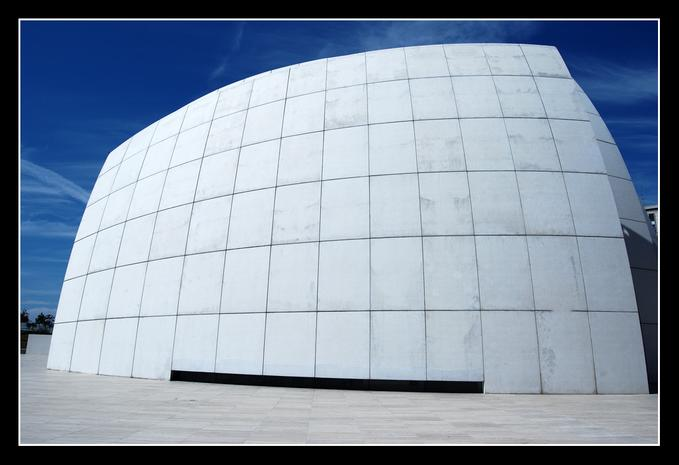
//> input picture CS 455 Visual/Proj03/Building1.bmp, 679 x 465 px
$ ./Proj03-4 Building1.bmp   (built with g++ and OpenCV 4)
//> lines starting //> are read from the running program, lines starting //| are printed output that depends on the picture
#include <opencv2/core/core.hpp>
#include <opencv2/highgui/highgui.hpp>
#include "opencv2/imgproc/imgproc.hpp"
#include <vector>
#include <unordered_set>
#include <iostream>
#include <math.h>

  using namespace std;
  using namespace cv;

void get8x8(int x, int y, Mat orig, vector<vector<float> > &hold8x8){
  vector<float> hold8;
  for(int i = 0; i < 8; i++){
    for(int j = 0; j < 8; j++){
      if(y + i == orig.rows)
        break;
      if(x + j < orig.cols)
        hold8.push_back(orig.at<cv::Vec3f>(y + i, x + j)[2]);
    }
    if(y + i < orig.rows){
      hold8x8.push_back(hold8);
      hold8.clear();
    } else {
      break;
    }
  }
}

void DCT(vector<vector<float> > hold8x8, vector<vector<float> > &DCT8x8){
  int rows = hold8x8.size();
  int cols = hold8x8[0].size();
  vector<float> hold8;

  float point, a1, a2, co1, co2, fin;
  float sum = 0;
  for(int v = 0; v < rows; v++){
    for(int u = 0; u < cols; u++){
      for(int y = 0; y < rows; y++){
        for(int x = 0; x < cols; x++){

          point = hold8x8[y][x];

          if(u == 0){
            a1 = sqrt(1.0/8);
          } else {
            a2 = sqrt(2.0/8);
          }
          if(v == 0){
            a2 = sqrt(1.0/8);
          } else {
            a2 = sqrt(2.0/8);
          }

          co1 = (2*x + 1) * u * 3.14159/(2.0 * 8);
          co1 = cos(co1);

          co2 = (2*y + 1) * v * 3.14159/(8.0);
          co2 = cos(co2);

          fin = point * a1 * a2 * co1 * co2;

          sum += fin;
        }
      }
      if(u == 0 && v == 0){
        hold8.push_back(sum);
      } else{
        hold8.push_back(0);
      }
      sum = 0;
    }
    DCT8x8.push_back(hold8);
    hold8.clear();
  }
}

void stitch(int x, int y, vector<vector<float> > DCT8x8, Mat &modi){
  int rows = DCT8x8.size();
  int cols = DCT8x8[0].size();

  for(int i = 0; i < rows; i++){
    for (int j = 0; j < cols; j++){
      //cout << DCT8x8[i][j] << endl;
      modi.at<cv::Vec3f>(y + i, x + j)[2] = DCT8x8[i][j];
    }
  }
}


int main(int argc, char **argv) {


  if(argc != 2) {
    cout << "USAGE: skeleton <input file path>" << endl;
    return -1;
  }
  //Load two copies of the image. One to leave as the original, and one to be modified.
  //Done for display purposes only
  //Use CV_LOAD_IMAGE_GRAYSCALE for greyscale images
  //Color CV_LOAD_IMAGE_COLOR
  Mat original_image = imread(argv[1], CV_LOAD_IMAGE_COLOR);
//> original_image is the input picture: 465 rows x 679 cols, CV_8UC3; mean B, G, R 165.6, 147.6, 133.2
  Mat modified_image(original_image.rows, original_image.cols, CV_32FC3);

  //Create a pointer so that we can quickly toggle between which image is being displayed
  Mat *image = &original_image;

  //Check that the images loaded
  if(!original_image.data || !modified_image.data) {
    cout << "ERROR: Could not load image data." << endl;
    return -1;
  }

  //Create the display window
  namedWindow("Unix Sample Skeleton");

//code starts here

  original_image.convertTo(original_image, CV_32FC3, 1.0/255);
//> original_image: 465 rows x 679 cols, CV_32FC3
  modified_image.setTo(0);

  float r, g, b, i, s, h, co1, co2;
  for(int y = 0; y < original_image.rows; y++){
    for(int x = 0; x < original_image.cols; x++){

      b = original_image.at<cv::Vec3f>(y,x)[0];
      g = original_image.at<cv::Vec3f>(y,x)[1];
      r = original_image.at<cv::Vec3f>(y,x)[2];

      i = ((r+g+b)/3);
      s = 1 - (min(r, min(g, b))/i);


      co1 = ((r - g) + (r -b))/2;
      co2 = sqrt((r-g)*(r-g) + (r-b)*(g-b));
      h = co1/co2;
      h = acos(h);

      if( b >= g){
        h = 360 - h;
      }

      //cout << bw << endl;
      modified_image.at<cv::Vec3f>(y,x)[2] = i;
      //modified_image.at<cv::Vec3f>(y,x)[1] = s;
      //modified_image.at<cv::Vec3f>(y,x)[0] = h;
    }
  }
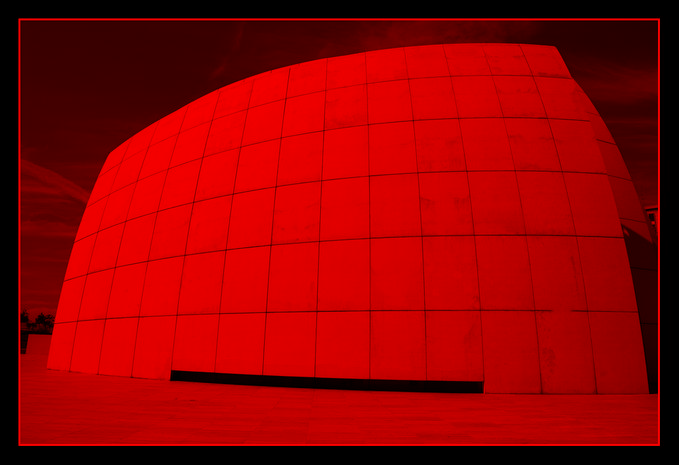
//> modified_image: 465 rows x 679 cols, CV_32FC3; mean B, G, R 0, 0, 0.584
//> after the loop, b = 0; g = 0; r = 0; i = 0; s = nan; co1 = 0; h = nan


for(int y = 0; y < original_image.rows; y += 8){
  for(int x = 0; x < original_image.cols; x += 8){

    vector<vector<float> > hold8x8;
    vector<vector<float> > DCT8x8;


    get8x8(x, y, original_image, hold8x8);


    DCT(hold8x8, DCT8x8);

    stitch(x, y, DCT8x8, modified_image);


  }
}
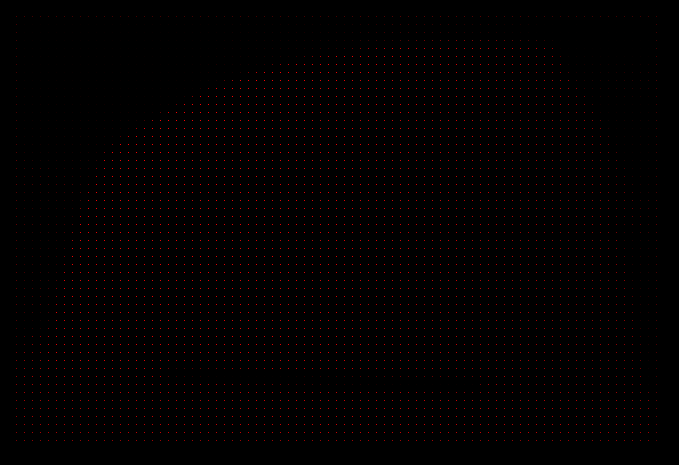
//> modified_image: 465 rows x 679 cols, CV_32FC3; mean B, G, R 0, 0, 0.0653; drawn with min black and max white


  //Display loop
  bool loop = true;
  while(loop) {
    imshow("Unix Sample Skeleton", *image);
    moveWindow("Unix Sample Skeleton", 10, 30);

    switch(cvWaitKey(15)) {
//> the Esc key is pressed
      case 27:  //Exit display loop if ESC is pressed
        loop = false;
        break;
      case 32:  //Swap image pointer if space is pressed
        if(image == &original_image){
          image = &modified_image;
        }
        else {
          image = &original_image;
        }
        break;
      default:
        break;
    }
  }
}

$ run again, on CS 455 Visual/Proj03/flower1.bmp
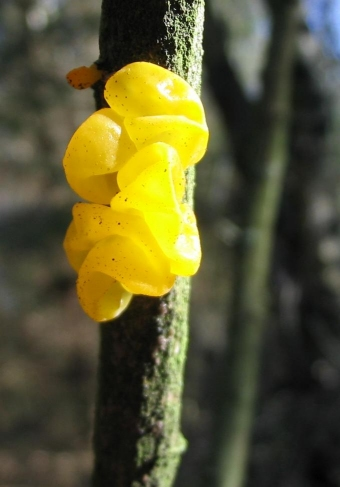
//> input picture CS 455 Visual/Proj03/flower1.bmp, 340 x 487 px
//> original_image is the input picture: 487 rows x 340 cols, CV_8UC3; mean B, G, R 48.4, 87, 90.5
//> original_image: 487 rows x 340 cols, CV_32FC3
//> the loop `for(int y = 0; y < original_image.rows; y++)` made 487 passes
//> (b, g, r, i, s, co1) on passes 1 to 3: (0.98, 0.765, 0.612, 0.786, 0.221, -0.261), (0.98, 0.765, 0.612, 0.786, 0.221, -0.261), (0.988, 0.761, 0.62, 0.79, 0.215, -0.255)
//> after the loop `for(int y = 0; y < original_image.rows; y++)`:
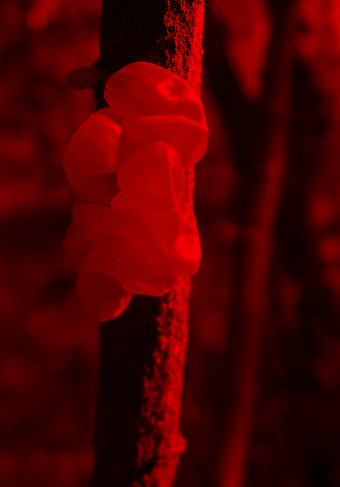
//> modified_image: 487 rows x 340 cols, CV_32FC3; mean B, G, R 0, 0, 0.295
//> after the loop `for(int y = 0; y < original_image.rows; y++)`: b = 0.0824; g = 0.0941; r = 0.0863; i = 0.0876; s = 0.0597; co1 = -0.00196; h = 1.76
//> after the loop `for(int y = 0; y < original_image.rows; y += 8)`:
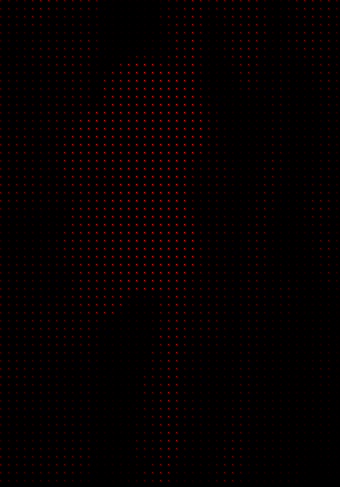
//> modified_image: 487 rows x 340 cols, CV_32FC3; mean B, G, R 0, 0, 0.0444; drawn with min black and max white
